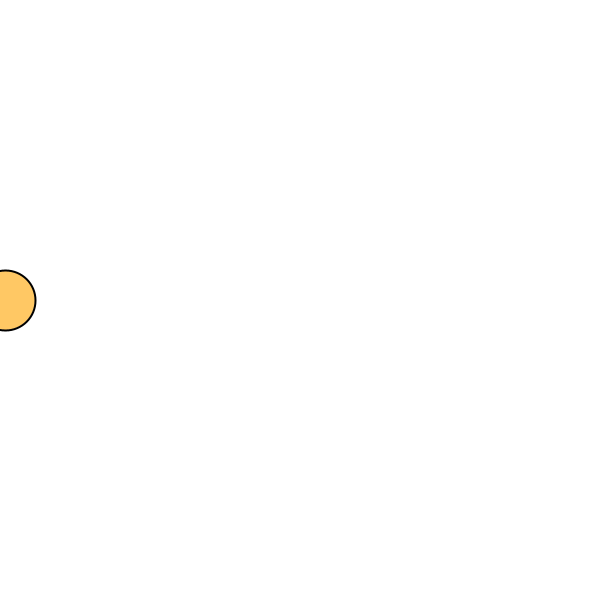
Frame 1 (no input)
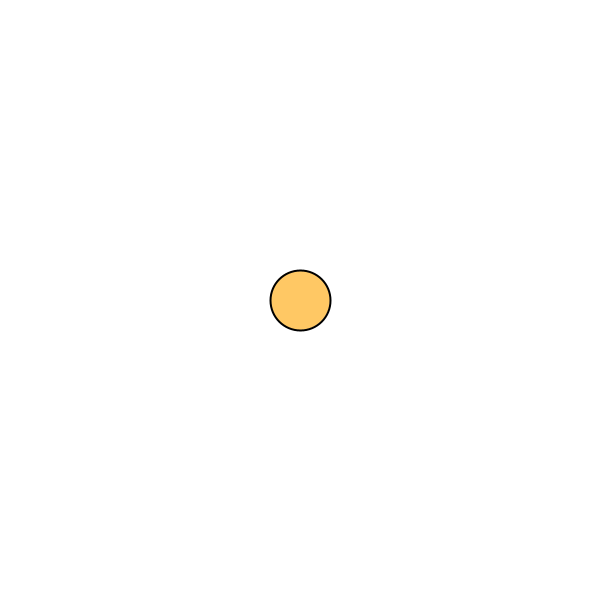
Frame 60 (the mouse pressed at the canvas centre just before this capture)
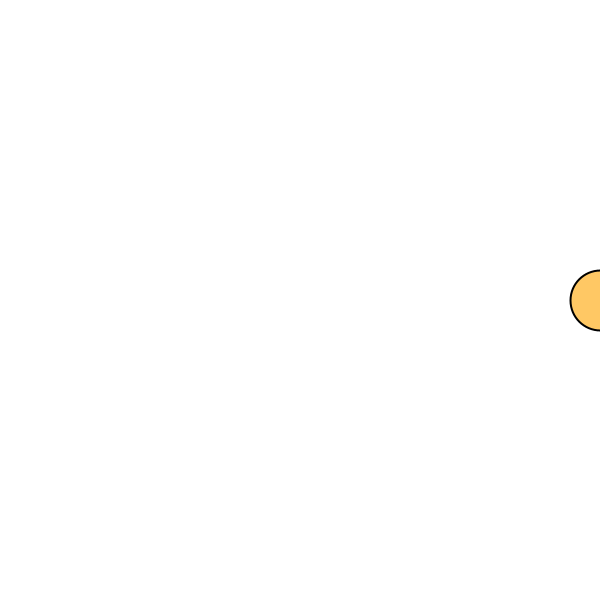
Frame 120 (the mouse held since frame 60 and released just before this capture)

The Processing sketch that drew these frames (run headless with seeded random() and noise(); from frame 60 on, the mouse is pressed at the canvas centre):

// Processing sketch: vel_hello
// ── vel_hello.pde
// 等速移動エージェント、速度を変数に

// エージェントの位置
float x;
float y;
// エージェントの速度
float vx;
float vy;

void setup() {
  size(600, 600);
  strokeWeight(2);
  fill(255, 200, 100);

  // 初期位置
  x = 0;
  y = height / 2;

  // 初速
  vx = 5;
  vy = 0;
}

void draw() {
  // 速度を位置に反映
  x += vx;
  y += vy;

  // 右端まで達したら左端に戻す
  if (x > width) {
    x = 0;
  }

  // エージェントを描く
  background(255);
  ellipse(x, y, 60, 60);
}
